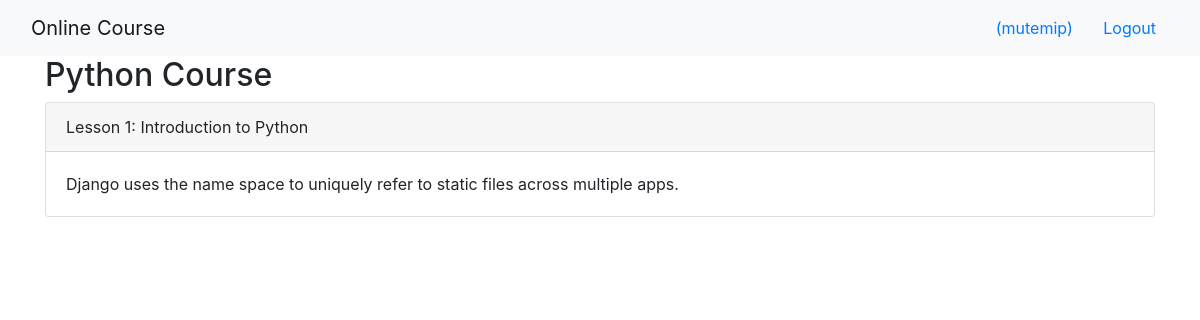
The app's page /onlinecourse/course/1/ (signed in) with its own data.
### adminsite/models.py (models this page shows, shortened)
class Course(models.Model):
    name = models.CharField(null=False, max_length=30, default='online course')
    image = models.ImageField(upload_to='media/course_images/')
    description = models.CharField(max_length=1000)
    pub_date = models.DateField(null=True)
    instructors = models.ManyToManyField(Instructor)
    users = models.ManyToManyField(settings.AUTH_USER_MODEL, through='Enrollment')
    total_enrollment = models.IntegerField(default=0)
    is_enrolled = False

class Lesson(models.Model):
    title = models.CharField(max_length=200, default="title")
    order = models.IntegerField(default=0)
    course = models.ForeignKey(Course, on_delete=models.CASCADE)
    content = models.TextField()

### adminsite/views.py (the view)
class CourseDetailsView(generic.DetailView):
    model = Course
    template_name = 'adminsite/course_detail.html'

### adminsite/templates/adminsite/course_detail.html (shortened to what this page needs)
<!DOCTYPE html>
<html lang="en">
    <head>
        {% load static %}
        <link rel="stylesheet" href="https://maxcdn.bootstrapcdn.com/bootstrap/4.5.2/css/bootstrap.min.css">
    </head>
<body>
    <nav class="navbar navbar-light bg-light">
        <div class="container-fluid">
            <div class="navbar-header">
                <a class="navbar-brand" href="{% url 'adminsite:popular_course_list' %}">Online Course</a>
            </div>
            <ul class="nav navbar-nav navbar-right">
                {% if user.is_authenticated %}
                <li>
                    <a class="btn btn-link" href="#">{{ user.first_name }}({{ user.username }})</a>
                    <a class="btn btn-link" href="{% url 'adminsite:logout' %}">Logout</a>
                </li>
                {% endif %}
            </ul>
        </div>
    </nav>
    <div class="container">
        <h2>{{ course.name }}</h2>
        <div class="card-columns-vertical">
            {% for lesson in course.lesson_set.all %}
            <div class="card">
                <div class="card-header">Lesson {{lesson.order|add:1}}: {{lesson.title}}</div>
                <div class="card-body">{{lesson.content}}</div>
            </div>
            {% endfor %}
        </div>
    </div>
</body>
</html>

### records on screen
Course: name "Python Course"
Lesson: order|add "1", title "Introduction to Python", content "Django uses the name space to uniquely refer to static files across multiple apps."

### other values on screen
{{ user.username }} "mutemip"
